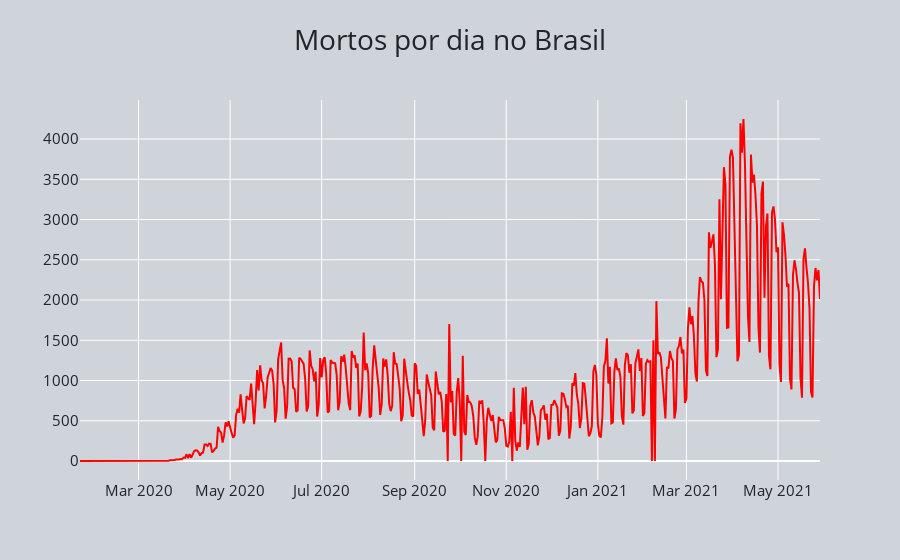

Here is the notebook cell this chart was saved with:
### Code cell
#Novas Mortes

fig = go.Figure()
fig.add_trace(
    go.Scatter(x=brasil.Data, y=brasil.Mortes_dia, name='Mortes', mode= "lines", 
              line=dict(color='red'))
)
fig.update_layout(title='Mortos por dia no Brasil', title_x=0.5,
                 paper_bgcolor='rgb(206, 212, 218)',
                 plot_bgcolor='rgba(0,0,0,0)',
                 font_color='rgb(33, 37, 41)',
                 title_font_size=28,
                 yaxis = dict(tickfont = dict(size=15)),
                 xaxis = dict(tickfont = dict(size=15)))
fig.show()

### Figure 1 — Plotly figure (JSON) as saved in the notebook; plotly's stock layout.template omitted (floating-point values rounded to 4 significant figures; data arrays with more than 128 entries replaced by an {"elided": "..."} marker saying what was removed)
{"data": [{"line": {"color": "red"}, "mode": "lines", "name": "Mortes", "type": "scatter", "x": {"elided": "494 str values"}, "y": {"elided": "494 int values"}}], "layout": {"autosize": true, "font": {"color": "rgb(33, 37, 41)"}, "paper_bgcolor": "rgb(206, 212, 218)", "plot_bgcolor": "rgba(0, 0, 0, 0)", "title": {"font": {"size": 28}, "text": "Mortos por dia no Brasil", "x": 0.5}, "xaxis": {"autorange": true, "range": ["2020-01-22", "2021-05-29"], "tickfont": {"size": 15}, "type": "date"}, "yaxis": {"autorange": true, "range": [-236.1, 4485.0], "tickfont": {"size": 15}, "type": "linear"}}}
